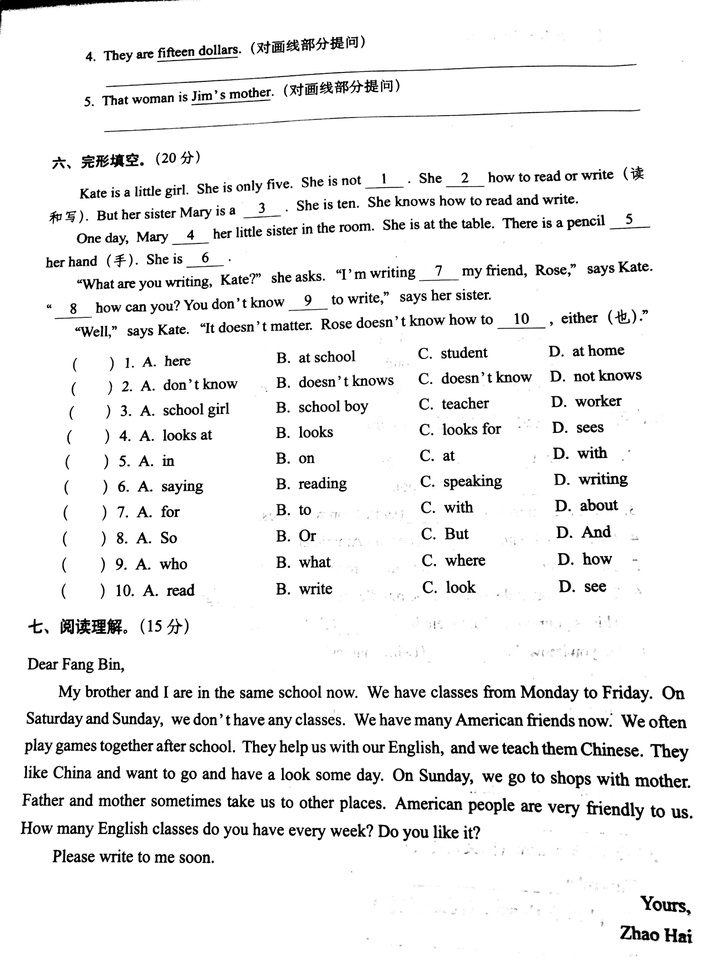
#> input picture opencv/2804.jpg, 728 x 969 px, shrunk from 3072 x 4092 before the run
$ python qingxiejiaozheng.py
#> lines starting #> are read from the running program, lines starting #| are printed output that depends on the picture; after the words box and inside, x2 and y2 are one past the last pixel; in counts of white or black regions, pixels touching at a corner belong together; long printed decimals are rounded
import numpy as np
import cv2 as cv


def binary(img):
    gray=cv.cvtColor(img,cv.COLOR_BGR2GRAY)
    ret,binary = cv.threshold(gray,0,255,cv.THRESH_BINARY_INV|cv.THRESH_OTSU)
    return binary

def  Transformation(img,src):
    coords=np.column_stack(np.where(img>0))
    print(coords)
    print(coords.shape)
    angle =cv.minAreaRect(coords)[-1]    #最小外接矩形

    print(angle)
    if angle<-45:
        angle = -(90+angle)
    else:
        angle=-angle
    center = (w//2,h//2)
    M= cv.getRotationMatrix2D(center,angle,1.0) #传入中心和角度 得到旋转矩形
    rotated = cv.warpAffine(src,M,(w,h),flags=cv.INTER_CUBIC,borderMode=cv.BORDER_REPLICATE)
    cv.putText(rotated,'Angle:{:.2f} degrees'.format(angle),(10,30),cv.FONT_HERSHEY_SIMPLEX,0.7,(0,0,255),2)#绘制文字
    cv.imshow('Rotated',rotated)
    cv.imwrite('test.jpg',rotated,[int(cv.IMWRITE_JPEG_QUALITY),70])


src= cv.imread('2804.jpg')
#> src is the input picture: shape (969, 728, 3); min 0, max 255, mean 238.9
(h,w)=src.shape[:2]
#> h = 969; w = 728
gray=cv.cvtColor(src,cv.COLOR_BGR2GRAY)
binary=binary(src)
#> in binary, `ret,binary = cv.threshold(gray,0,255,cv.THRESH_BINARY_INV|cv.THRESH_OT..`:
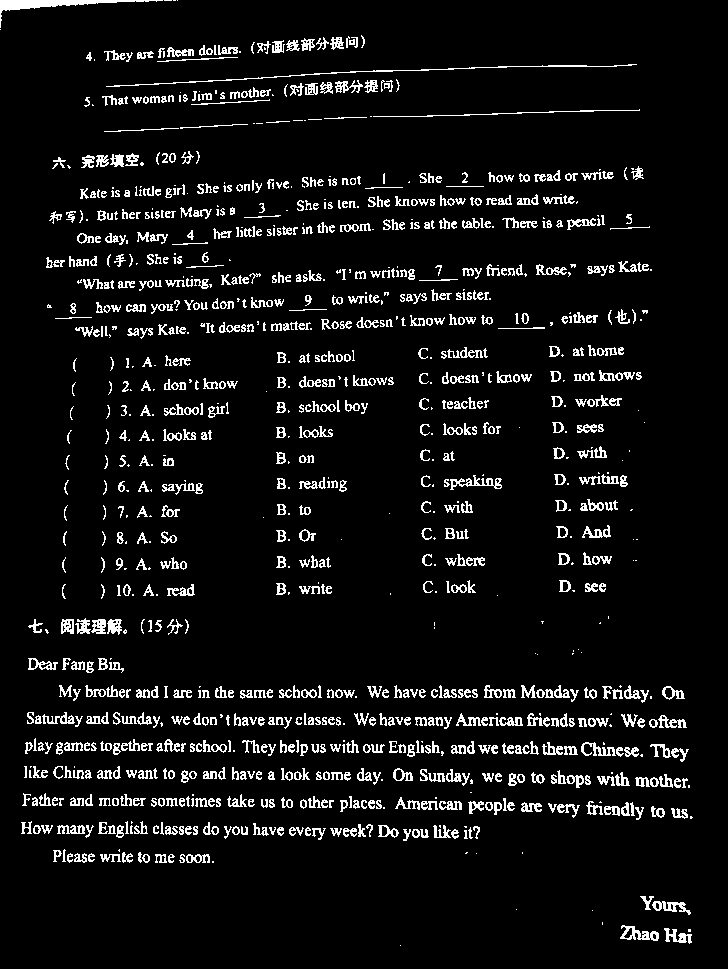
#> binary: shape (969, 728); 6.9% white in thin lines or dots
#> in binary, `ret,binary = cv.threshold(gray,0,255,cv.THRESH_BINARY_INV|cv.THRESH_OT..`: ret = 153
Transformation(binary,src)
#> in Transformation, `coords=np.column_stack(np.where(img>0))`: coords = 48752 pairs, first value 0 to 945, second value 0 to 692
#> (printed output is left out)
#| (48752, 2)
#> in Transformation, `angle =cv.minAreaRect(coords)[-1]`: angle = -88.5
#| -88.504
#> in Transformation, `angle = -(90+angle)`: angle = -1.5
#> in Transformation, `M= cv.getRotationMatrix2D(center,angle,1.0)`: M = [[1, -0.0261, 12.76], [0.0261, 1, -9.34]]
#> in Transformation, `rotated = cv.warpAffine(src,M,(w,h),flags=cv.INTER_CUBIC,borderMode=cv..`:
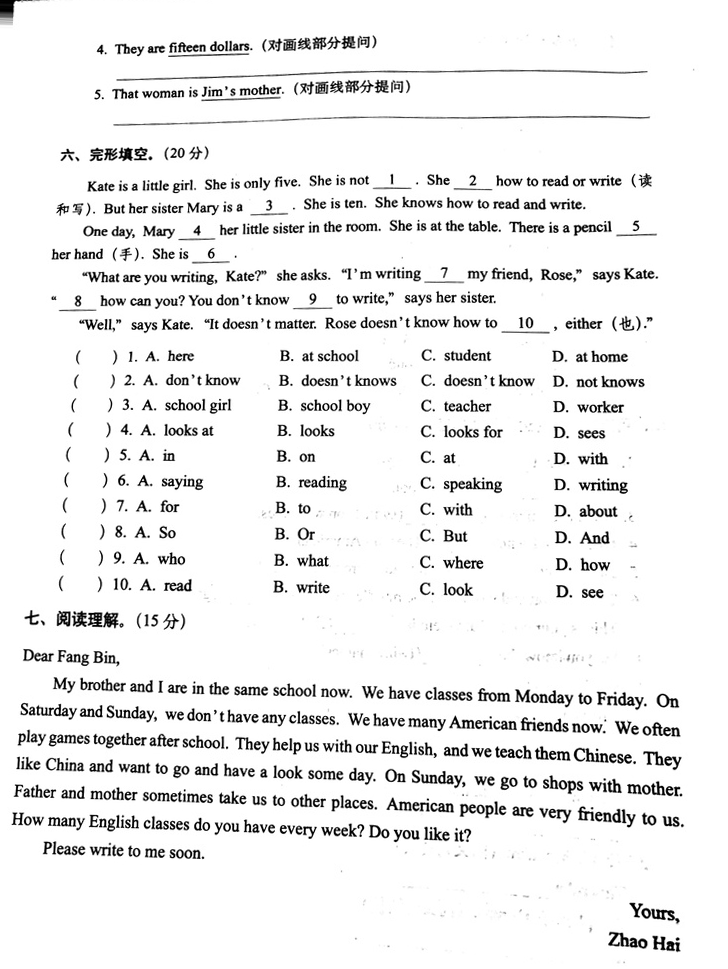
#> rotated: shape (969, 728, 3); min 0, max 255, mean 238.9
#> in Transformation, `cv.putText(rotated,'Angle:{:.2f} degrees'.format(angle),(10,30),cv.FON..`:
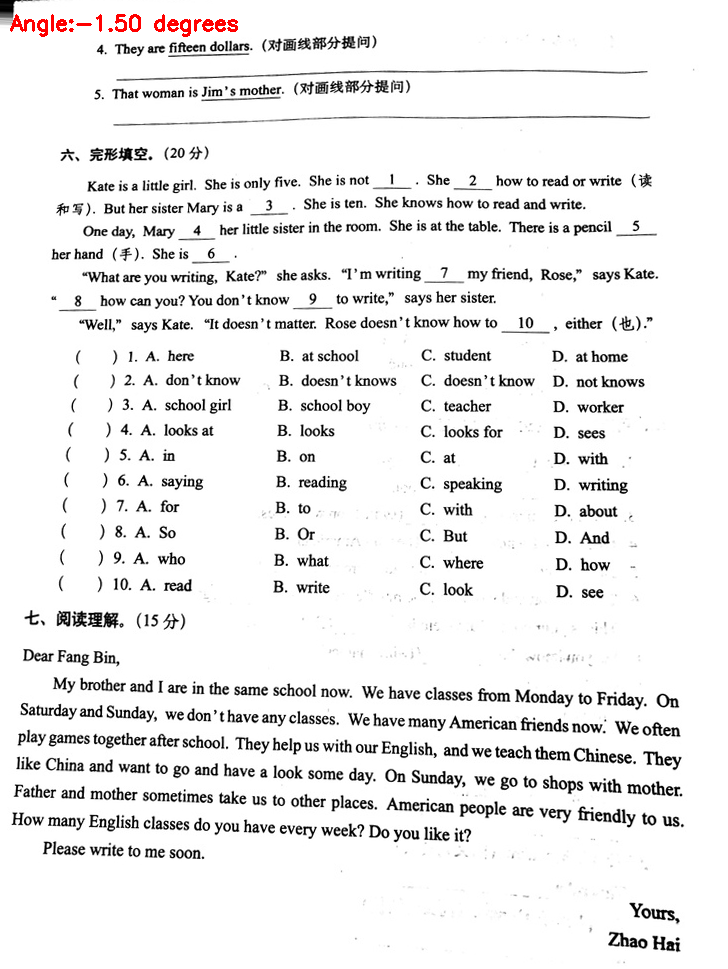
#> rotated: shape (969, 728, 3); 0.22% of pixels changed, all inside (x1, y1, x2, y2) = (10, 14, 238, 37)
cv.imshow('src',src)
cv.imshow('binary',binary)
cv.waitKey(0)

$ run again, with opencv/imageTextR.png saved as opencv/2804.jpg
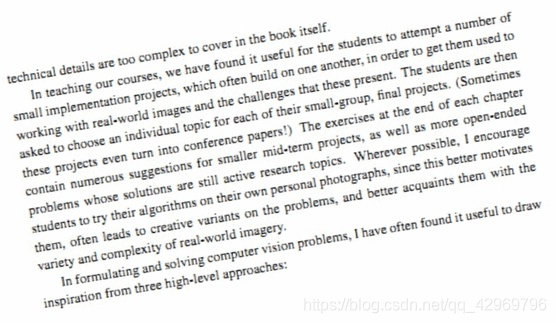
#> input picture opencv/imageTextR.png, 556 x 323 px
#> src is the input picture: shape (323, 556, 3); mean B, G, R 234.8, 235.4, 235.1
#> in binary, `ret,binary = cv.threshold(gray,0,255,cv.THRESH_BINARY_INV|cv.THRESH_OT..`:
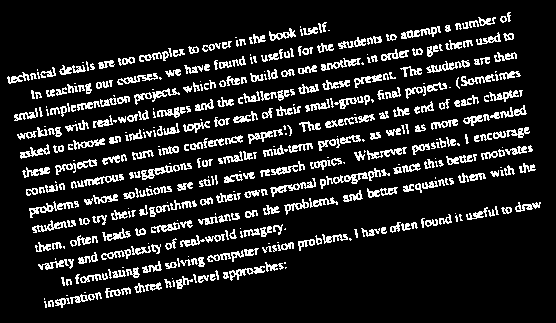
#> binary: shape (323, 556); 13.6% white in thin lines or dots, all inside (x1, y1, x2, y2) = (7, 12, 541, 308)
#> ret = 195
#> coords = 24463 pairs, first value 12 to 307, second value 7 to 540
#> (printed output is left out)
#| (24463, 2)
#> in Transformation, `angle =cv.minAreaRect(coords)[-1]`: angle = -80.7
#| -80.698
#> in Transformation, `angle = -(90+angle)`: angle = -9.3
#> M = [[0.987, -0.162, 29.68], [0.162, 0.987, -42.82]]
#> in Transformation, `cv.putText(rotated,'Angle:{:.2f} degrees'.format(angle),(10,30),cv.FON..`:
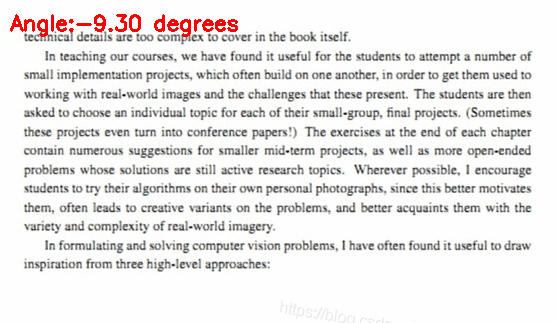
#> rotated: shape (323, 556, 3); mean B, G, R 232.5, 233, 235.1
